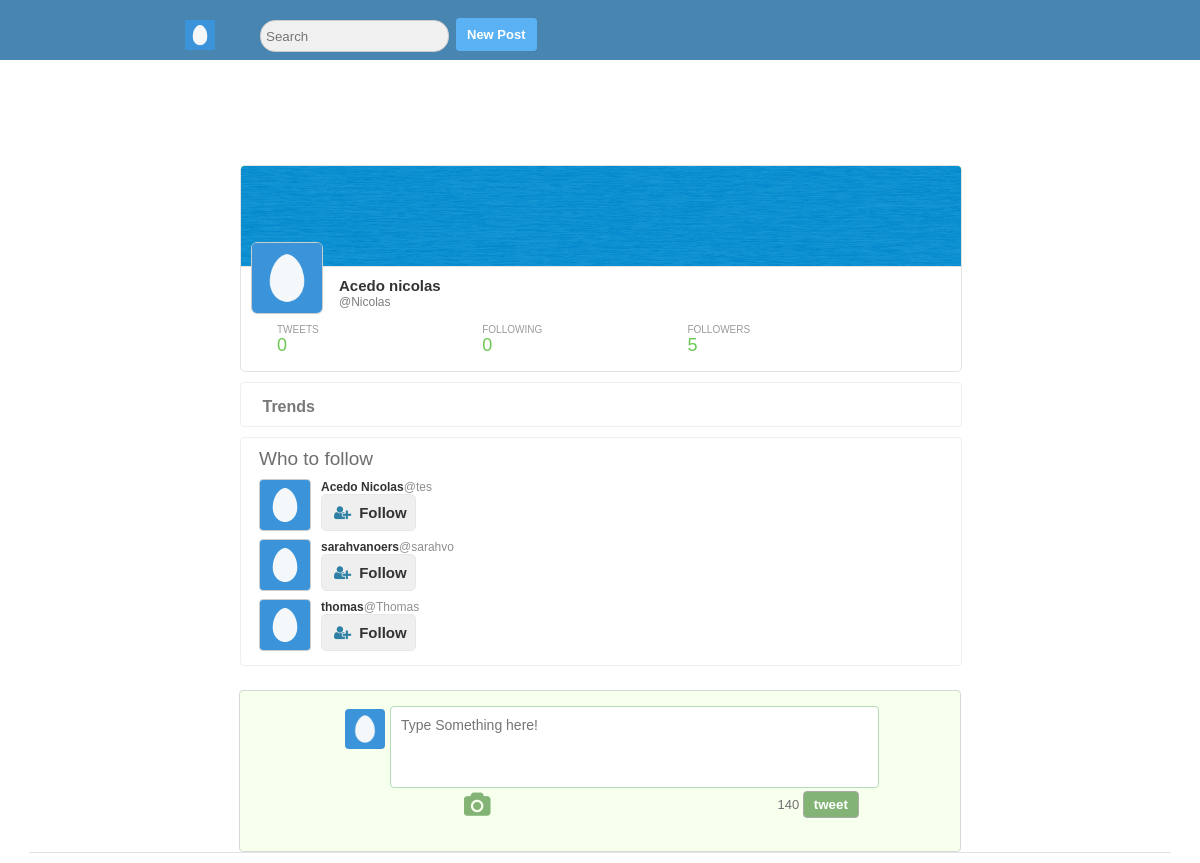
Screenshot of /home.php (signed in) with the database file from the repository.
### tables this page shows
CREATE TABLE `users` (
  `user_id` int(11) NOT NULL,
  `username` varchar(255) NOT NULL,
  `full name` varchar(255) NOT NULL,
  `email` varchar(255) NOT NULL,
  `password` varchar(255) NOT NULL,
  `screenName` varchar(255) NOT NULL,
  `profileImage` varchar(255) NOT NULL,
  `profileCover` varchar(255) NOT NULL,
  `following` int(11) NOT NULL,
  `followers` int(11) NOT NULL,
  `bio` varchar(255) NOT NULL,
  `country` varchar(255) NOT NULL,
  `website` int(140) NOT NULL
);

### core/init.php (called while the page is built, shortened)
<?php
	include_once('database/connection.php');
    include_once('classes/user.php');
    include_once('classes/tweet.php');
	include_once('classes/follow.php');
      global $pdo;
  	$getFromU = new User($pdo);

### core/classes/user.php (called while the page is built, shortened)
<?php
  class User {
    protected $pdo;
 	public function __construct($pdo) {
      $this->pdo = $pdo;
	}
    public function userData($user_id) {
      $stmt = $this->pdo->prepare('SELECT * FROM `users` WHERE `user_id` = :user_id');
      $stmt->bindParam(':user_id', $user_id, PDO::PARAM_INT);
      $stmt->execute();
      return $stmt->fetch(PDO::FETCH_OBJ);
	}
	public function loggedIn() {
		return (isset($_SESSION['user_id'])) ? true : false;
	}
}
?>

### home.php (the view, shortened to what this page needs)
<?php
include 'core/init.php';
$user_id = $_SESSION['user_id'];
$user = $getFromU->userData($user_id);
?><!DOCTYPE HTML>
<html>
<head>
    <link rel="stylesheet" href="https://cdnjs.cloudflare.com/ajax/libs/font-awesome/4.6.3/css/font-awesome.css"/>
    <link rel="stylesheet" href="assets/css/style-complete.css"/>
</head>
<body>
<div class="wrapper">
    <div class="header-wrapper">
        <div class="nav-container">
            <div class="nav">
                <div class="nav-right">
                    <ul>
                        <li class="hover"><label class="drop-label" for="drop-wrap1"><img src="<?php echo $user->profileImage; ?>"/></label>
                        </li>
                        <li>
                            <input type="text" placeholder="Search" class= "search"/>
                        </li>
                        <li>
                            <label class="addTweetBtn">New Post</label></li>
                    </ul>
                </div>
            </div>
        </div>
    </div>
    <div class="inner-wrapper">
        <div class="in-wrapper">
            <div class="in-full-wrap">
                <div class="in-left">
                    <div class="in-left-wrap">
                        <div class="info-box">
                            <div class="info-inner">
                                <div class="info-in-head">
                                    <img src="<?php echo $user->profileCover; ?>"/>
                                </div>
                                <div class="info-in-body">
                                    <div class="in-b-box">
                                        <div class="in-b-img">
                                            <img src="<?php echo $user->profileImage; ?>"/>
                                        </div>
                                    </div>
                                    <div class="info-body-name">
                                        <div class="in-b-name">
                                            <div><a href="<?php echo $user->username; ?>"><?php echo $user->screenName; ?></a></div>
                                            <span><small><a href="<?php echo $user->username; ?>">@<?php echo $user->username; ?></a></small></span>
                                        </div>
                                    </div>
                                </div>
                                <div class="info-in-footer">
                                    <div class="number-wrapper">
                                        <div class="num-box">
                                            <div class="num-head">
                                                TWEETS
                                            </div>
                                            <div class="num-body">
                                            </div>
                                        </div>
                                        <div class="num-box">
                                            <div class="num-head">
                                                FOLLOWING
                                            </div>
                                            <div class="num-body">
                                                <span class="count-following"><?php echo $user->following; ?></span>
                                            </div>
                                        </div>
                                        <div class="num-box">
                                            <div class="num-head">
                                                FOLLOWERS
                                            </div>
                                            <div class="num-body">
                                                <span class="count-followers"><?php echo $user->followers; ?></span>
                                            </div>
                                        </div>
                                    </div>
                                </div>
                            </div>
                        </div>
                        <?php $getFromF->whoToFollow($user_id, $user_id); ?>
                    </div>
                </div>
                <div class="tweet-wrap">
                    <div class="tweet-inner">
                        <div class="tweet-h-left">
                            <div class="tweet-h-img">
                                <img src="<?php echo $user->profileImage; ?>"/>
                            </div>
                        </div>
                        <div class="tweet-body">
                            <form method="post" enctype="multipart/form-data">
                                <textarea class="status"  maxlength="141" name="status" placeholder="Type Something here!" rows="4" cols="50"></textarea>
                                <div class="tweet-footer">
                                    <div class="t-fo-left">
                                        <ul>
                                            <li><label for="file"><i class="fa fa-camera" aria-hidden="true"></i></label>
                                            </li>
                                        </ul>
                                    </div>
                                    <div class="t-fo-right">
                                        <span id="count">140</span>
                                        <input type="submit" name="tweet" value="tweet"/>
                                    </div>
                                </div>
                            </form>
                        </div>
                    </div>
                </div>
                <div class="loading-div">
                </div>
            </div>
        </div>
    </div>
</div>
</body>
</html>

### core/classes/follow.php (shortened to what this page needs)
<?php
class Follow extends User {
	public function __construct($pdo) {
		$this->pdo = $pdo;
	}
	public function checkFollow($followerID, $user_id) {
		$stmt = $this->pdo->prepare("SELECT * FROM `follow` WHERE `sender` = :user_id  AND `receiver` = :followerID");
		$stmt->bindParam(":user_id", $user_id, PDO::PARAM_INT);
		$stmt->bindParam(":followerID", $followerID, PDO::PARAM_INT);
		$stmt->execute();
		return $stmt->fetch(PDO::FETCH_ASSOC);
	}
	public function followBtn($profileID, $user_id, $followID) {
		$data = $this->checkFollow($profileID, $user_id);
		if($this->loggedIn()===true) {
			if($profileID != $user_id) {
				if($data['receiver'] == $profileID) {
					return "<button class='f-btn following-btn follow-btn' data-follow='".$profileID."' data-profile='".$followID."'>Following</button>";
		}
				else {
					return "<button class='f-btn follow-btn' data-follow='".$profileID."' data-profile='".$followID."'><i class='fa fa-user-plus'></i>Follow</button>";
				}
			}
		else {
			return "<button class='f-btn' onclick=location.href='profileEdit.php'>Edit Profile</button>";
		}
		}
		else {
			return "<button class='f-btn' onclick=location.href='index.php'><i class='fa fa-user-plus'></i>Follow</button>";
		}
	}
	public function whoToFollow($user_id, $profileID) {
			$stmt = $this->pdo->prepare("SELECT * FROM `users` WHERE `user_id` != :user_id AND `user_id` NOT IN (SELECT `receiver` FROM `follow` WHERE `sender` = :user_id) ORDER BY rand() LIMIT 3");
			$stmt->execute(array("user_id" => $user_id));
			$users = $stmt->fetchAll(PDO::FETCH_OBJ);
			echo '<div class="follow-wrap"><div class="follow-inner"><div class="follow-title"><h3>Who to follow</h3></div>';
			foreach ($users as $user) {
				echo '<div class="follow-body">
					<div class="follow-img">
						<img src="'.$user->profileImage.'"/>
						</div>
					<div class="follow-content">
						<div class="fo-co-head">
							<a href="'.$user->username.'">'.$user->screenName.'</a><span>@'.$user->username.'</span>
						</div>
						'.$this->followBtn($user->user_id, $user_id, $profileID).'
					</div>
				</div>';
			}
			echo '</div></div>';
		}
}
?>

### rows the page displays
users: profileImage (placeholder picture), profileCover (placeholder picture), screenName "Acedo nicolas", username "Nicolas", following "0", followers "5"
users: profileImage (placeholder picture), screenName "Acedo Nicolas", username "tes"
users: profileImage (placeholder picture), screenName "sarahvanoers", username "sarahvo"
users: profileImage (placeholder picture), screenName "thomas", username "Thomas"

### other values shown
$count->totalTweets "0"
